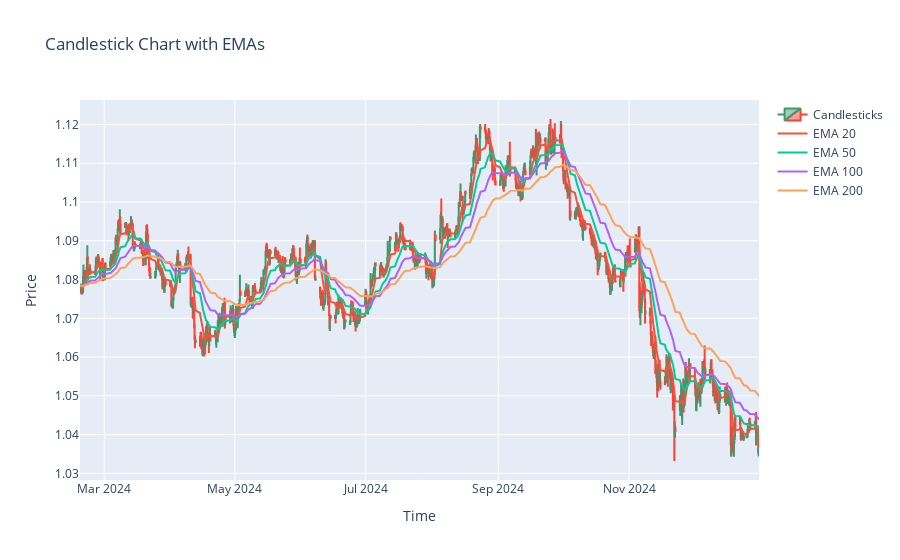

Notebook code cell kept with this figure:
### Code cell
plot_data_with_ema(df)

### Figure 1 — Plotly figure (JSON) as saved in the notebook; plotly's stock layout.template omitted (floating-point values rounded to 4 significant figures; data arrays with more than 128 entries replaced by an {"elided": "..."} marker saying what was removed)
{"data": [{"close": {"elided": "1581 float values"}, "high": {"elided": "1581 float values"}, "low": {"elided": "1581 float values"}, "name": "Candlesticks", "open": {"elided": "1581 float values"}, "type": "candlestick", "x": {"elided": "1581 str values"}}, {"mode": "lines", "name": "EMA 20", "type": "scatter", "x": {"elided": "1581 str values"}, "y": {"elided": "1581 float values"}}, {"mode": "lines", "name": "EMA 50", "type": "scatter", "x": {"elided": "1581 str values"}, "y": {"elided": "1581 float values"}}, {"mode": "lines", "name": "EMA 100", "type": "scatter", "x": {"elided": "1581 str values"}, "y": {"elided": "1581 float values"}}, {"mode": "lines", "name": "EMA 200", "type": "scatter", "x": {"elided": "1581 str values"}, "y": {"elided": "1581 float values"}}], "layout": {"title": {"text": "Candlestick Chart with EMAs"}, "xaxis": {"rangeslider": {"visible": false}, "title": {"text": "Time"}}, "yaxis": {"title": {"text": "Price"}}}}
